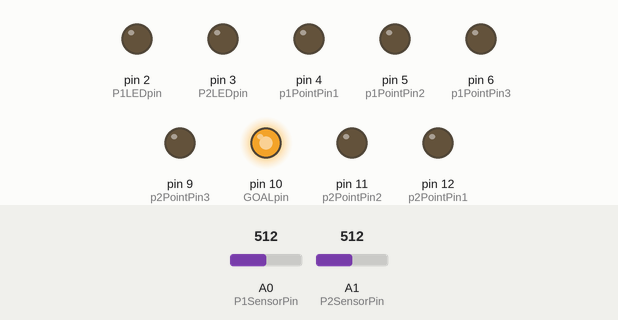
Simulated run of this sketch. Board: Arduino Uno, built with avr-gcc and run on an emulated ATmega328P. Shown: output pins drawn as LEDs (lit = HIGH). The test bench sets the inputs (shaded band); at power-on: A0 (P1SensorPin) = 512, A1 (P2SensorPin) = 512. Random numbers use the default seed unless the sketch sets one; what the sketch prints to the serial monitor is not drawn.

Above: at 3.2 s.
3.3 s: A0 (P1SensorPin) set to 527
At 4.4 s:
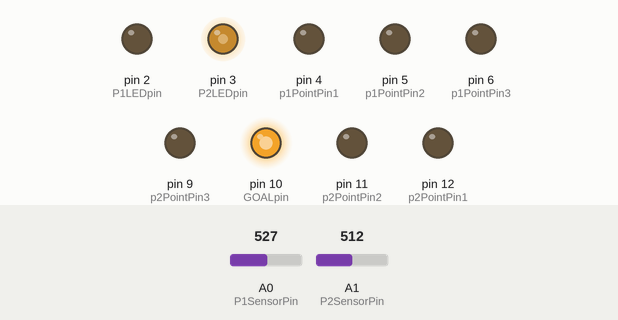
At 7.7 s:
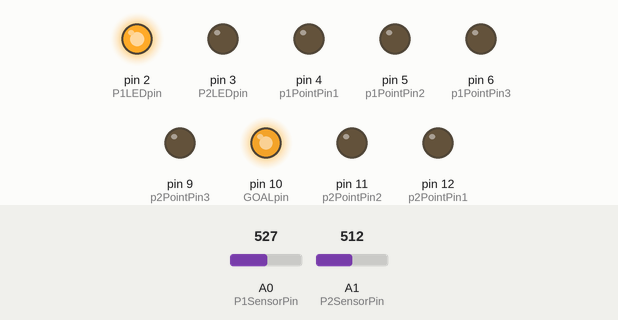
12.4 s: A1 (P2SensorPin) set to 716
21.5 s: A1 (P2SensorPin) set to 900
At 26.8 s:
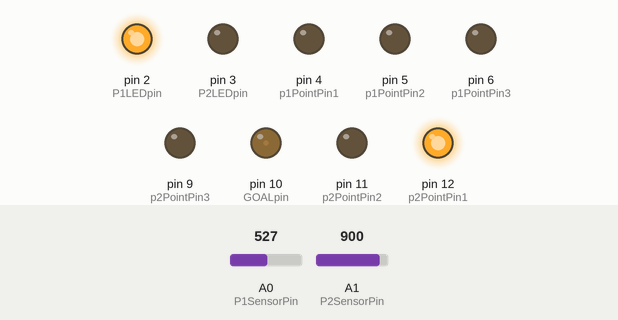
30.6 s: A0 (P1SensorPin) set to 122
At 38.9 s:
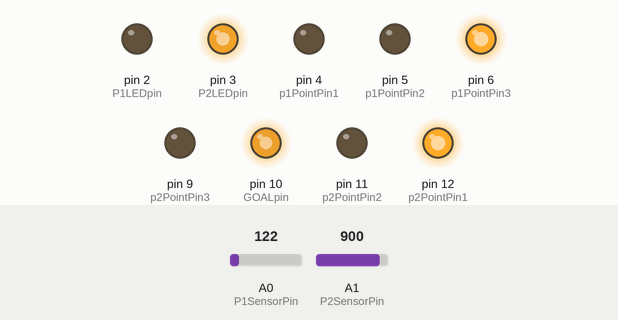
39.7 s: A1 (P2SensorPin) set to 780
46.4 s: A1 (P2SensorPin) set to 756
Timing chart, 0 to 60.6 s (numbered marks = the images above; inputs shaded):
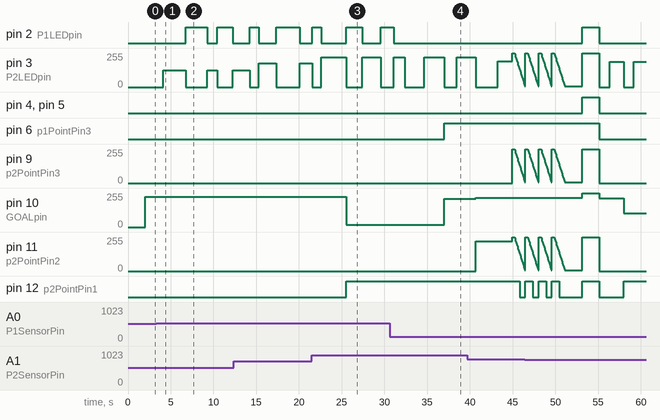

The sketch:

Hammer_Bros.ino
```cpp
/*
██╗  ██╗ █████╗ ███╗   ███╗███╗   ███╗███████╗██████╗     ██████╗ ██████╗  ██████╗ ███████╗
██║  ██║██╔══██╗████╗ ████║████╗ ████║██╔════╝██╔══██╗    ██╔══██╗██╔══██╗██╔═══██╗██╔════╝
███████║███████║██╔████╔██║██╔████╔██║█████╗  ██████╔╝    ██████╔╝██████╔╝██║   ██║███████╗
██╔══██║██╔══██║██║╚██╔╝██║██║╚██╔╝██║██╔══╝  ██╔══██╗    ██╔══██╗██╔══██╗██║   ██║╚════██║
██║  ██║██║  ██║██║ ╚═╝ ██║██║ ╚═╝ ██║███████╗██║  ██║    ██████╔╝██║  ██║╚██████╔╝███████║██╗


   __   __   __ _  __  ____    _  _  __  ____  __  ___
 _(  ) / _\ (  / )/  \(  _ \  / )( \(  )/ ___)(  )/ __)
/ \) \/    \ )  ((  O )) _ (  \ \/ / )( \___ \ )(( (__
\____/\_/\_/(__\_)\__/(____/   \__/ (__)(____/(__)\___)


Hammer Bros.

Jakob Visic

OCADU DIGF-6037 Creation & Computation

Based on: https://github.com/DigitalFuturesOCADU/CC2024/blob/main/experiment1/fsr_led_thresholds/fsr_led_thresholds.ino

A 2 player game where the first player to score 3 points wins.
Use your Hammer to hit the sensore to change your Orange lights brightness.
Match your organge light's brightness with the brightness of the light in the center to score a point.
There is a 1 second delay (on both players sides) after ever hit, so time your hits accordingly.
Once a player wins, the lights will fade 3 times, all lights will light up, and then the game will restart.

*/


// ----------------------------------
// GLOBAL VARIABLES
// ----------------------------------
// initialize pressure sensor pins and variables
int P1sensorValue = 0;
int P2sensorValue = 0;
int P1SensorPin = A0;
int P2SensorPin = A1;

// Sets the goal pin and the sensor value
int GOALpin = 10;
int goalSensorValue;

// initialize player pin
int P1LEDpin = 2;
int P2LEDpin = 3;

// Player pin setup
int p1PointPin1 = 4;
int p1PointPin2 = 5;
int p1PointPin3 = 6;

int p2PointPin1 = 12;  // these pins were originally pin 7 and 8 instead of 12 and 11 but for some reason pin 7 and 8 stopped working so i switched them
int p2PointPin2 = 11;  // even after trouble shooting, trying different lights, wires, and etc, it didnt work.
int p2PointPin3 = 9;

// initialize points to 0
int P1points = 0;
int P2points = 0;

// controls the range that the sensor has to read (the high the number, the easier it is to get a point)
int rangeValue = 30;
int timeBetweenHits = 1000;

int p1mappedSensorValue = 0;
int p2mappedSensorValue = 0;

int goalSensorRangeMax;
int goalSensorRangeMin;

// sets the variable to winner, 0 means there is no winner.
int winner = 0;
int gameFinished = 0;


// ----------------------------------
// SETUP
// ----------------------------------
void setup() {
  // initialize serial communication:
  Serial.begin(9600);

  delay(1000);
  // create a random seed so that random() function is different every load
  randomSeed(analogRead(0));

  // randomize the first value
  delay(1000);
  goalSensorValue = random(25, 256);


  Serial.print("GOAL VALUE ");
  Serial.println(goalSensorValue);
}


// ----------------------------------
// MAIN LOOP
// ----------------------------------
void loop() {
  // read sensor pin and store value in a variable:
  if (winner == 0) {
    P1sensorValue = analogRead(P1SensorPin);
    P2sensorValue = analogRead(P2SensorPin);
  }

  // write the goalSensor value to the GOALpin
  analogWrite(GOALpin, goalSensorValue);

  // set the min and max ranges based on rangeValue variable (this effects the difficulty of the game)
  goalSensorRangeMax = goalSensorValue + rangeValue;
  goalSensorRangeMin = goalSensorValue - rangeValue;

  // map sensor value
  p1mappedSensorValue = map(P1sensorValue, 0, 1023, 0, 255);
  p2mappedSensorValue = map(P2sensorValue, 0, 1023, 0, 255);

  // call functions
  if (winner == 0) {
    // call only if there is no winner
    checkIfHit();
    checkPlayerPoints();
  }

  if (gameFinished == 0){
    winnerCheck();
  }
}

// ----------------------------------
// FUNCTIONS
// ----------------------------------

// ------ Check if the sensor was hit and set a delay between hits --------
void checkIfHit () {
    // set a timer between hits, preventing players from holding down hammer and cheating
  if (p1mappedSensorValue > 25 && gameFinished == 0) { // if the Sensor value is above 25, and the game isnt finished, then
    analogWrite(P1LEDpin, p1mappedSensorValue);        // set the players light to the mapped sensor value

    timeBetweenHits = random(1000, 3000);
    delay(timeBetweenHits);                            // set a delay so the player cannot hit again unti the delay is done

    analogWrite(P1LEDpin, 0);                          // set the light back to 0 so that the player knows they can hit again
  }
  if (p2mappedSensorValue > 25 && gameFinished == 0) {
    analogWrite(P2LEDpin, p2mappedSensorValue);

    timeBetweenHits = random(1000, 3000);
    delay(timeBetweenHits);                            // set a delay so the player cannot hit again unti the delay is done

    analogWrite(P2LEDpin, 0);                          // set the light back to 0 so that the player knows they can hit again
  }
}


// ------ Check if the player got points --------
void checkPlayerPoints () {
  // ------ PLAYER ONE POINT CHECK --------
  if (P1points == 0 && p1mappedSensorValue > goalSensorRangeMin && p1mappedSensorValue < goalSensorRangeMax) {
    // if the player has 0 points, and the mapped sensor value is within the goalRange, and nobody has won the game, then

    // turn on the first point pin
    analogWrite(p1PointPin3, 255);
    P1points++;
    // print the points
    // Serial.print("POINTS = ");
    // Serial.println(P1points);

    // create a new goal
    goalSensorValue = random(256);
    // Serial.print("GOAL VALUE ");
    // Serial.println(goalSensorValue);
    return;
    // Serial.print(newGoalSensorValue);
  } else if  (P1points == 1 && p1mappedSensorValue > goalSensorRangeMin && p1mappedSensorValue < goalSensorRangeMax) {
    analogWrite(p1PointPin2, 255);
    P1points++;
    // Serial.print("POINTS = ");
    // Serial.println(P1points);

    goalSensorValue = random(256);
    // Serial.print("GOAL VALUE ");
    // Serial.println(goalSensorValue);

    return;
  } else if  (P1points == 2 && p1mappedSensorValue > goalSensorRangeMin && p1mappedSensorValue < goalSensorRangeMax) {

    analogWrite(p1PointPin3, 255);
    P1points++;

    // Serial.print("POINTS = ");
    // Serial.println(P1points);

    winner = 1;
    return;
  }

// ------ PLAYER TWO POINT CHECK --------
  if (P2points == 0 && p2mappedSensorValue > goalSensorRangeMin && p2mappedSensorValue < goalSensorRangeMax) {
    // if the player has 0 points, and the mapped sensor value is within the goalRange, and nobody has won the game, then

    // turn on the first point pin
    analogWrite(p2PointPin1, 255);
    P2points++;
    // print the points
    // Serial.print("p2 POINTS = ");
    // Serial.println(P2points);

    // create a new goal
    goalSensorValue = random(256);
    // Serial.print("GOAL VALUE ");
    // Serial.println(goalSensorValue);
    return;
    // Serial.print(newGoalSensorValue);
  } else if  (P2points == 1 && p2mappedSensorValue > goalSensorRangeMin && p2mappedSensorValue < goalSensorRangeMax) {
    analogWrite(p2PointPin2, p2mappedSensorValue);
    P2points++;
    // Serial.print("POINTS = ");
    // Serial.println(P2points);

    goalSensorValue = random(256);
    // Serial.print("GOAL VALUE ");
    // Serial.println(goalSensorValue);

    return;
  } else if  (P2points == 2 && p2mappedSensorValue > goalSensorRangeMin && p2mappedSensorValue < goalSensorRangeMax) {

    analogWrite(p2PointPin3, p2mappedSensorValue);
    P2points++;

    // Serial.print("POINTS = ");
    // Serial.println(P2points);

    winner = 2;
    return;
  }
}


// ------- WINNER --------
void winnerCheck () {
  if (winner == 1) {
    // Serial.println("Player 1 wins");

    for (int i = 0; i < 4; i++) {
      analogWrite(p1PointPin1, 255);
      analogWrite(p1PointPin2, 255);
      analogWrite(p1PointPin3, 255);
      analogWrite(P1LEDpin, 255);
      delay(250);
      for (int i = 255; i>0; i = i - 10) {
          analogWrite(p1PointPin1, i);
          analogWrite(p1PointPin2, i);
          analogWrite(p1PointPin3, i);
          analogWrite(P1LEDpin, i);
          delay(50);
      }
    }

    delay(2000);
    gameFinished = 1;
    restartGame();
  } else if (winner == 2) {
    // Serial.println("Player 2 wins");

    for (int i = 0; i < 4; i++) {
      analogWrite(p2PointPin1, 255);
      analogWrite(p2PointPin2, 255);
      analogWrite(p2PointPin3, 255);
      analogWrite(P2LEDpin, 255);
      delay(250);
      for (int i = 255; i>0; i = i - 10) {
          analogWrite(p2PointPin1, i);
          analogWrite(p2PointPin2, i);
          analogWrite(p2PointPin3, i);
          analogWrite(P2LEDpin, i);
          delay(50);
      }
    }

    delay(2000);
    gameFinished = 1;
    restartGame();
  }
}

// ------- RESTART GAME FUNCTION --------
void restartGame () {

  // light up all lights and then set to lights to 0 brightness to signify new round
  analogWrite(p1PointPin1, 255);
  analogWrite(p1PointPin2, 255);
  analogWrite(p1PointPin3, 255);

  analogWrite(p2PointPin1, 255);
  analogWrite(p2PointPin2, 255);
  analogWrite(p2PointPin3, 255);

  analogWrite(P1LEDpin, 255);
  analogWrite(P2LEDpin, 255);
  analogWrite(GOALpin, 255);

  delay(2000);

  analogWrite(p1PointPin1, 0);
  analogWrite(p1PointPin2, 0);
  analogWrite(p1PointPin3, 0);

  analogWrite(p2PointPin1, 0);
  analogWrite(p2PointPin2, 0);
  analogWrite(p2PointPin3, 0);

  analogWrite(P1LEDpin, 0);
  analogWrite(P2LEDpin, 0);
  analogWrite(GOALpin, 0);


  // create a new random goal
  goalSensorValue = random(25, 256);

  // reset points
  P1points = 0;
  P2points = 0;
  // reset winner to 0 - (no winner)
  winner = 0;
  // set game finished to 0
  gameFinished = 0;
}
```

Measured:
- the behaviour switches between 513 and 514 on A0 (P1SensorPin) (found by bisection; images 0 and 1)
- after the input at 3.3 s, pin 2 (P1LEDpin): LOW → HIGH after 3.5 s, → LOW 2.5 s later, → HIGH 1.2 s later, → LOW 1.8 s later
- after the input at 21.5 s, pin 10 (GOALpin): 228/255 → 17/255 after 4.0 s; pin 12 (p2PointPin1): LOW → HIGH after 4.0 s
- after the input at 30.6 s, pin 6 (p1PointPin3): LOW → HIGH after 6.4 s; pin 10 (GOALpin): 17/255 → 213/255 after 6.4 s
